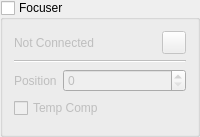
         <widget class="QGroupBox" name="focuser_group">
          <property name="sizePolicy">
           <sizepolicy hsizetype="Preferred" vsizetype="Fixed">
            <horstretch>0</horstretch>
            <verstretch>0</verstretch>
           </sizepolicy>
          </property>
          <property name="title">
           <string>Focuser</string>
          </property>
          <property name="checkable">
           <bool>true</bool>
          </property>
          <property name="checked">
           <bool>false</bool>
          </property>
          <layout class="QFormLayout" name="formLayout_9">
           <item row="0" column="0" colspan="2">
            <layout class="QHBoxLayout" name="horizontallayout_12">
             <item>
              <widget class="QLabel" name="focuser_name_label">
               <property name="sizePolicy">
                <sizepolicy hsizetype="Ignored" vsizetype="Preferred">
                 <horstretch>0</horstretch>
                 <verstretch>0</verstretch>
                </sizepolicy>
               </property>
               <property name="text">
                <string>Not Connected</string>
               </property>
               <property name="wordWrap">
                <bool>true</bool>
               </property>
              </widget>
             </item>
             <item>
              <widget class="QToolButton" name="focuser_settings_btn">
               <property name="sizePolicy">
                <sizepolicy hsizetype="Fixed" vsizetype="Preferred">
                 <horstretch>0</horstretch>
                 <verstretch>0</verstretch>
                </sizepolicy>
               </property>
               <property name="text">
                <string/>
               </property>
               <property name="icon">
                <iconset resource="resources/res.qrc">
                 <normaloff>:/icons/ic_settings_white_48px.svg</normaloff>:/icons/ic_settings_white_48px.svg</iconset>
               </property>
               <property name="popupMode">
                <enum>QToolButton::InstantPopup</enum>
               </property>
              </widget>
             </item>
            </layout>
           </item>
           <item row="1" column="0" colspan="2">
            <widget class="QFrame" name="focuser_frame">
             <property name="frameShape">
              <enum>QFrame::NoFrame</enum>
             </property>
             <property name="frameShadow">
              <enum>QFrame::Plain</enum>
             </property>
             <property name="lineWidth">
              <number>0</number>
             </property>
             <layout class="QGridLayout" name="gridLayout_2">
              <property name="leftMargin">
               <number>0</number>
              </property>
              <property name="topMargin">
               <number>0</number>
              </property>
              <property name="rightMargin">
               <number>0</number>
              </property>
              <property name="bottomMargin">
               <number>0</number>
              </property>
              <item row="1" column="1">
               <widget class="QSpinBox" name="focuser_position_spinbox">
                <property name="focusPolicy">
                 <enum>Qt::StrongFocus</enum>
                </property>
               </widget>
              </item>
              <item row="1" column="0">
               <widget class="QLabel" name="focuser_position_label">
                <property name="sizePolicy">
                 <sizepolicy hsizetype="Fixed" vsizetype="Preferred">
                  <horstretch>0</horstretch>
                  <verstretch>0</verstretch>
                 </sizepolicy>
                </property>
                <property name="text">
                 <string>Position</string>
                </property>
               </widget>
              </item>
              <item row="0" column="0" colspan="2">
               <widget class="Line" name="line_5">
                <property name="orientation">
                 <enum>Qt::Horizontal</enum>
                </property>
               </widget>
              </item>
              <item row="2" column="0" colspan="2">
               <widget class="QCheckBox" name="temp_checkbox">
                <property name="text">
                 <string>Temp Comp</string>
                </property>
               </widget>
              </item>
             </layout>
            </widget>
           </item>
          </layout>
         </widget>
